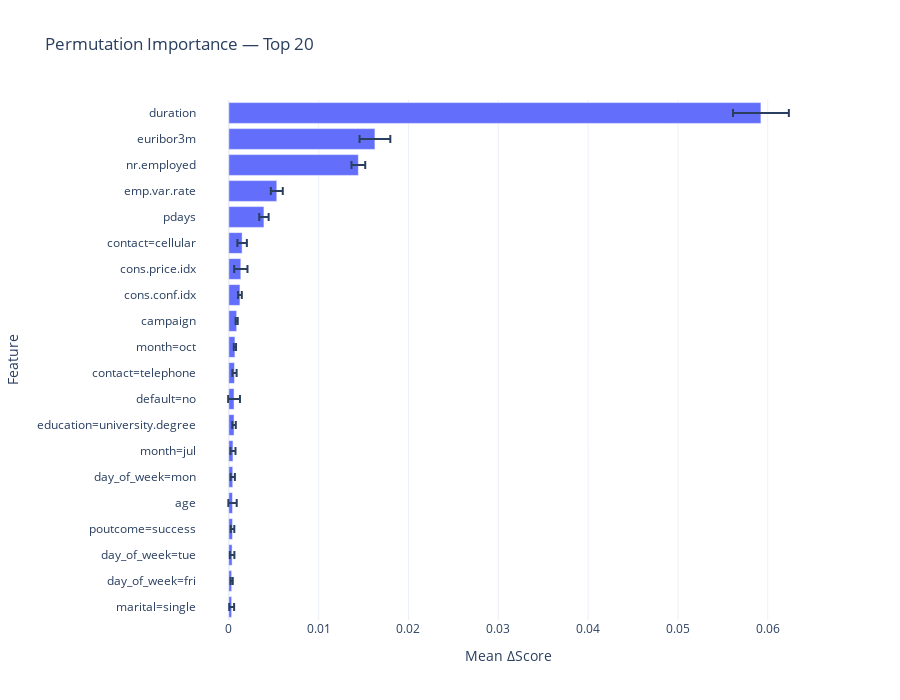

Notebook cell for this chart:
### Code cell
# Permutation importance (top 20 features), with feature name reconstruction
from sklearn.preprocessing import OneHotEncoder
from scipy import sparse

enc = None
for name, trans, cols in joblib.load(PREPROC_PATH).transformers_:
    if name == "cat":
        enc = trans
        cat_cols = cols
    elif name == "num":
        num_cols = cols

# Build feature names
feat_names = []
if num_cols:
    feat_names.extend(num_cols)
if enc is not None:
    cats = enc.categories_
    for col, categories in zip(cat_cols, cats):
        feat_names.extend([f"{col}={val}" for val in categories])

# Compute permutation importances on validation
pi = permutation_importance(best_model, Xva, y_valid, n_repeats=5, random_state=RANDOM_STATE, n_jobs=-1)
importances = pd.DataFrame({
    "feature": feat_names,
    "importance_mean": pi.importances_mean,
    "importance_std": pi.importances_std
}).sort_values("importance_mean", ascending=False).head(20)

fig = px.bar(importances.sort_values("importance_mean"),
             x="importance_mean", y="feature", error_x="importance_std", orientation="h",
             title="Permutation Importance — Top 20", labels={"importance_mean":"Mean ΔScore", "feature":"Feature"})
fig.update_layout(template="plotly_white", height=700)
fig.show()

### Figure 1 — Plotly figure (JSON) as saved in the notebook; plotly's stock layout.template omitted (floating-point values rounded to 4 significant figures)
{"data": [{"alignmentgroup": "True", "error_x": {"array": [0.0002725, 0.0001238, 0.0002546, 0.0001972, 0.0004645, 0.0002379, 0.000281, 0.0001942, 0.0006577, 0.0002354, 0.0001238, 0.0001189, 0.0002088, 0.0007404, 0.0005286, 0.000523, 0.0006649, 0.0007654, 0.001712, 0.003109]}, "hovertemplate": "Mean ΔScore=%{x}<br>Feature=%{y}<extra></extra>", "legendgroup": "", "marker": {"color": "#636efa", "pattern": {"shape": ""}}, "name": "", "offsetgroup": "", "orientation": "h", "showlegend": false, "textposition": "auto", "type": "bar", "x": [0.0003156, 0.0003156, 0.0003642, 0.0004127, 0.0004127, 0.000437, 0.0004613, 0.0005827, 0.0005827, 0.0006312, 0.0006798, 0.000874, 0.001238, 0.001335, 0.001481, 0.003909, 0.005341, 0.01442, 0.01627, 0.05924], "xaxis": "x", "y": ["marital=single", "day_of_week=fri", "day_of_week=tue", "poutcome=success", "age", "day_of_week=mon", "month=jul", "education=university.degree", "default=no", "contact=telephone", "month=oct", "campaign", "cons.conf.idx", "cons.price.idx", "contact=cellular", "pdays", "emp.var.rate", "nr.employed", "euribor3m", "duration"], "yaxis": "y"}], "layout": {"barmode": "relative", "height": 700, "legend": {"tracegroupgap": 0}, "title": {"text": "Permutation Importance — Top 20"}, "xaxis": {"anchor": "y", "domain": [0, 1], "title": {"text": "Mean ΔScore"}}, "yaxis": {"anchor": "x", "domain": [0, 1], "title": {"text": "Feature"}}}}
